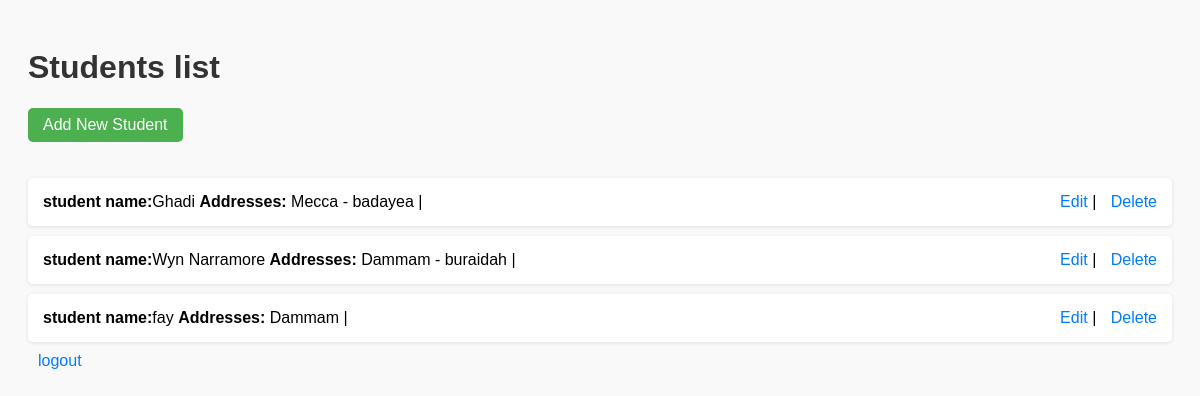
The app's page /users/lab11/students2/ (signed in) with its own data.
### apps/usermodule/models.py (models this page shows, shortened)
class Student2(models.Model):
    name = models.CharField(max_length=100)
    age = models.IntegerField()
    addresses = models.ManyToManyField(Address2)

class Address2(models.Model):
    city = models.CharField(max_length=100)

### apps/usermodule/views.py (the view)
# urls.py: path('lab11/students2/', views.students2_list, name='students2_list'),
@login_required(login_url='/users/login/')
def students2_list(request):
    students = Student2.objects.all()
    return render(request, 'usermodule/students2_list.html', {'students': students})

### apps/templates/usermodule/students2_list.html (shortened to what this page needs)
<!DOCTYPE html>
<html lang="en">
<head>
</head>
<body>
<h1>Students list</h1>
<a href="{% url 'add_student2' %}" class="button">Add New Student</a>
<ul>
    {% for student in students %}
        <li>
            <div>
              <Strong>student name:</strong>{{ student.name }} <Strong>Addresses: </strong>
                {% for address in student.addresses.all %}
                {{ address.city }}{% if not forloop.last %} - {% endif %}
                {% empty %}
                    No address
                {% endfor %}
            |</div>
            <div class="actions">
                <a href="{% url 'update_student2' student.id %}">Edit</a> |
                <a href="{% url 'delete_student2' student.id %}">Delete</a>
            </div>
 </li>
    {% endfor %}
    <div class="actions">
       <a href="{% url 'logout' %}"> logout</a>
    </div>
</ul>
</body>
</html>

### apps/templates/usermodule/students2_list.html (style rules this page uses)
body { font-family: Arial, sans-serif; padding: 20px; background-color: #f9f9f9; }
h1 { color: #333; }
a.button { display: inline-block; padding: 8px 15px; margin-bottom: 20px; background-color: #4CAF50; color: white; text-decoration: none; border-radius: 5px; }
ul { list-style: none; padding: 0; }
li { background: white; margin-bottom: 10px; padding: 15px; border-radius: 5px; box-shadow: 0 1px 4px rgba(0,0,0,0.1); display: flex; justify-content: space-between; align-items: center; }
.actions a { margin-left: 10px; color: #007bff; text-decoration: none; }

### records on screen
Student2: name "Ghadi"
Address2: city "Mecca"
Address2: city "badayea"
Student2: name "Wyn Narramore"
Address2: city "Dammam"
Address2: city "buraidah"
Student2: name "fay"
